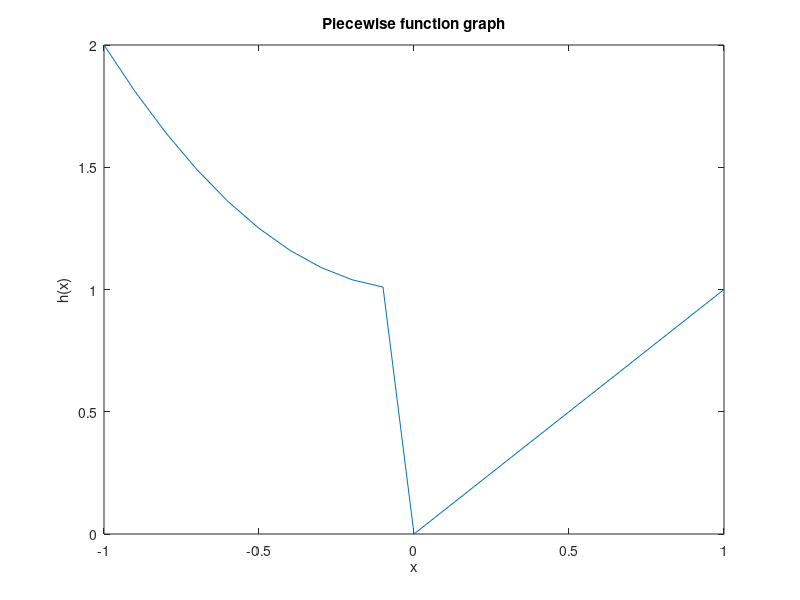

The MATLAB source for this figure:
function piecewiseplot
    x = [-1:0.1:1];
    for i = 1:numel(x)
        if x(i) < 0
            h(i) = x(i).^2+1;
        else
            h(i) = x(i);
        end   
    end  
    plot(x,h)
    xlabel('x');
    ylabel('h(x)');
    title('Piecewise function graph');


    